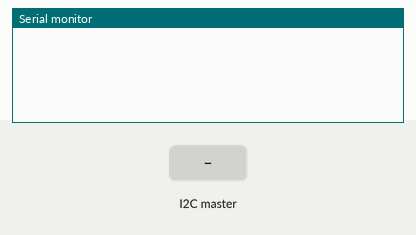
Recording of a sketch running on a simulated Arduino Uno, built with avr-gcc and run on an emulated ATmega328P. Parts: the last lines printed to the serial monitor. The test bench sets the inputs (shaded band).

Above: at 1.2 s.
1.3 s: the I2C master sends the byte 1
At 1.8 s:
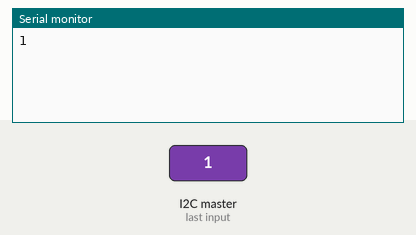
2.8 s: the I2C master sends the byte 90
At 4.0 s:
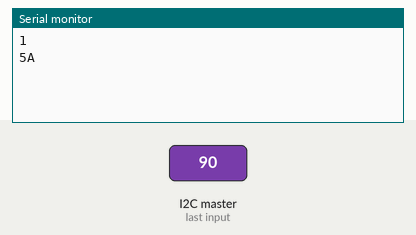
4.3 s: the I2C master sends the byte 200
At 5.3 s:
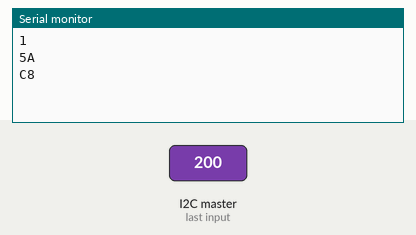

The sketch:

recibir_I2C.ino
```cpp
/*Tutorial Arduino -I2C
Autor:Toni Ruiz Sastre
www.electroensaimada.com
*/


#include <Wire.h>

void setup()
{
  Wire.begin(0xF5);                // Nos ponemos la direccion 0xF5
  Wire.onReceive(receiveEvent); // Configuramos la recepcion como una interrupcion/evento
  Serial.begin(9600);           // Configuramos el serial
}

void loop()
{
  delay(100);
}


//Interrupcion de dato recibido i2c
void receiveEvent(int howMany)
{
    while( Wire.available()>0) // Leemos todo el buffer
  {
    byte rec = Wire.read(); // almacenamos el byte
    Serial.print(rec,HEX);         // Lo mostramos por pantalla
  }
  Serial.println();

}
```

Measured:
- after the input at 1.3 s, the serial monitor: prints a new line at once (image 1)
- after the input at 2.8 s, the serial monitor: prints a new line at once (image 2)
- after the input at 4.3 s, the serial monitor: prints a new line at once (image 3)
